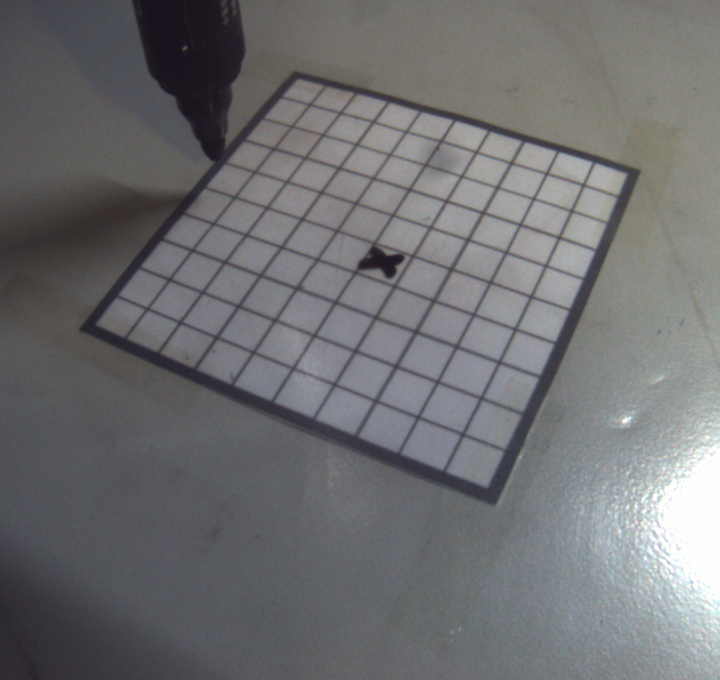
#> input picture python/test_pic/06.jpg, 720 x 680 px
$ python test2.py   (older library calls are emulated)
#> lines starting #> are read from the running program, lines starting #| are printed output that depends on the picture; after the words box and inside, x2 and y2 are one past the last pixel; in counts of white or black regions, pixels touching at a corner belong together; long printed decimals are rounded
import cv2
import numpy as np
import matplotlib.pyplot as plt
import os


path = os.getcwd() + '\\testing-corp\\'
img = cv2.imdecode(np.fromfile(path + '06.BMP', dtype=np.uint8), cv2.IMREAD_COLOR)
#> img is the input picture: shape (680, 720, 3); mean B, G, R 113.1, 111.3, 110.9
gray = cv2.cvtColor(img, cv2.COLOR_BGR2GRAY)
canny = cv2.Canny(gray, 50, 110)
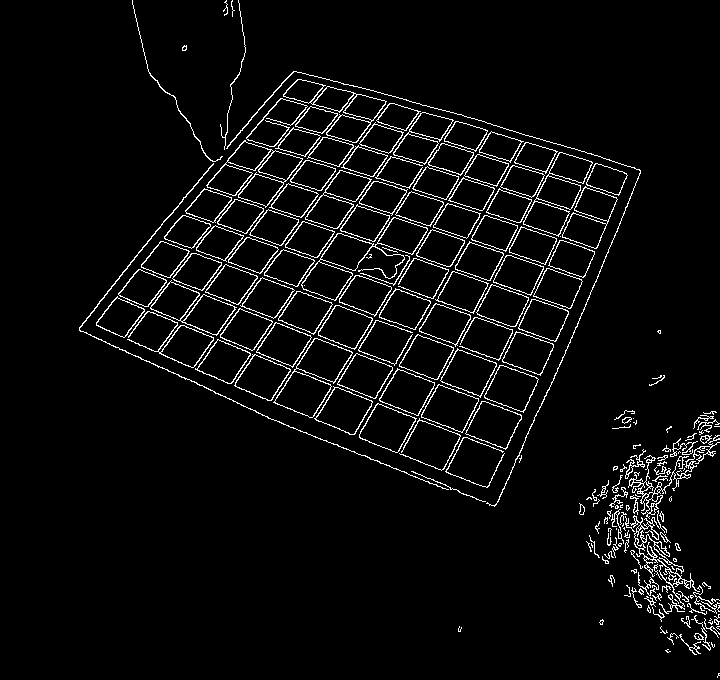
#> canny: shape (680, 720); 4.5% white in thin lines or dots, all inside (x1, y1, x2, y2) = (79, 0, 720, 678)
# cv2.imshow("直线", canny)
# cv2.waitKey(0)
# ret, binary = cv2.threshold(canny, 45, 255, cv2.THRESH_BINARY)

# 直线识别
lines = cv2.HoughLines(canny, 1, np.pi/180, 110)
#> lines = 235 rows, first 8: [171, 1.92], [202, 1.94], [448, 0.576], [371, 0.628], [168, 1.92], [375, 0.628], [445, 0.576], [82, 1.88]
# 找出边界直线
edge = np.zeros((4, 2))
for line in lines:
    rho, theta = line[0]
    if theta > np.pi/2:
        if edge[0][0] == 0 or edge[0][0] > rho:
            edge[0] = [rho, theta]
        if edge[2][0] == 0 or edge[2][0] < rho:
            edge[2] = [rho, theta]
    else:
        if edge[1][0] == 0 or edge[1][0] > rho:
            edge[1] = [rho, theta]
        if edge[3][0] == 0 or edge[3][0] < rho:
            edge[3] = [rho, theta]
#> this loop made 235 passes
#> after the loop, edge = [[-477, 2.84], [267, 0.681], [295, 1.94], [658, 0.419]]
print(edge)
#| [[-4.77000000e+02  2.84488654e+00]
#|  [ 2.67000000e+02  6.80678427e-01]
#|  [ 2.95000000e+02  1.93731546e+00]
#|  [ 6.58000000e+02  4.18879032e-01]]

# 求两两直线交点
vertex = np.zeros((4, 2))
for i in range(3):
    temp = edge[i][0]/np.sin(edge[i][1]) - edge[i+1][0]/np.sin(edge[i+1][1])
    vertex[i][0] = temp / (1 / np.tan(edge[i][1]) - 1 / np.tan(edge[i+1][1]))
    vertex[i][1] = edge[i][0] / np.sin(edge[i][1]) - vertex[i][0] / np.tan(edge[i][1])
#> this loop made 3 passes
#> temp on passes 1 to 3: -2055.8, 108.3, -1301.8
#> after the loop, vertex = [[456.3, -139.2], [66.89, 341.7], [495, 506], [0, 0]]
i = 3
temp = edge[i][0]/np.sin(edge[i][1]) - edge[0][0]/np.sin(edge[0][1])
#> temp = 3249.2
vertex[i][0] = temp / (1 / np.tan(edge[i][1]) - 1 / np.tan(edge[0][1]))
vertex[i][1] = edge[i][0] / np.sin(edge[i][1]) - vertex[i][0] / np.tan(edge[i][1])
print(vertex)
#| [[ 456.251 -139.156]
#|  [  66.890  341.665]
#|  [ 494.987  505.995]
#|  [ 588.962    294.924]]

# [16 lines of commented-out code are left out]
pts1 = np.float32(vertex)
#> pts1 = [[456.3, -139.2], [66.89, 341.7], [495, 506], [589, 294.9]]
pts2 = np.float32([[500, 0], [0, 0], [0, 500], [500, 500]])
# 生成透视变换矩阵
m = cv2.getPerspectiveTransform(pts1, pts2)
#> m = [[0.158, -0.411, 129.8], [0.21, 0.17, -72.03], [-0.00117, -0.000368, 1]]
# 进行透视变换
dst = cv2.warpPerspective(img, m, (500, 500))
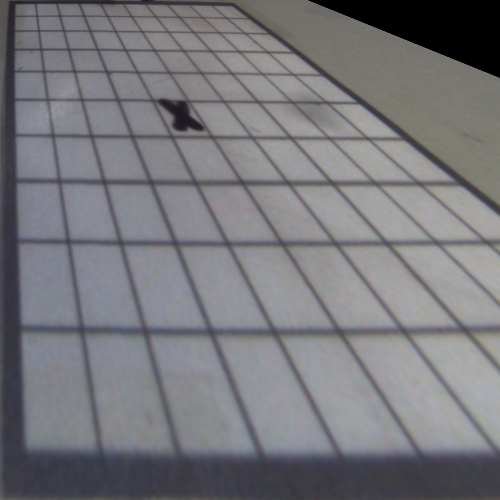
#> dst: shape (500, 500, 3); mean B, G, R 124, 119.7, 119.8
# cv2.imshow("图像", dst)
# cv2.waitKey(0)
plt.subplot(121), plt.imshow(img), plt.title('input')
plt.subplot(122), plt.imshow(dst), plt.title('output')
plt.show()
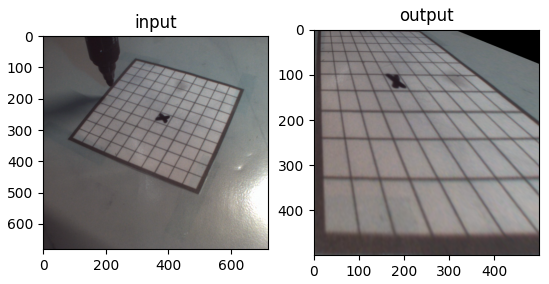
#> figure drawn by matplotlib, 2 panels; B, G, R data is drawn as R, G, B

# image, contours, hierarchy = cv2.findContours(canny, cv2.RETR_TREE, cv2.CHAIN_APPROX_SIMPLE)
# contours = sorted(contours, key=cv2.contourArea, reverse=True)
# #
# # # for c in contours:
# # #     # 近似轮廓
# # #     peri = cv2.arcLength(c, True)
# # #     approx = cv2.approxPolyDP(c, 0.02 * peri, True)
# # #     # 如果我们的近似轮廓有四个点，则确定找到了纸
# # #     if len(approx) == 4:
# # #         docCnt = approx
# # #         break
# #
# cv2.drawContours(img, contours, -1, (0, 0, 255), 3)
# cv2.imshow("img", img)
# cv2.waitKey(0)


#
# path = os.getcwd() + '\\testing-corp\\'
# img = cv2.imdecode(np.fromfile(path + 'test.jpg', dtype=np.uint8), cv2.IMREAD_COLOR)
# gray = cv2.cvtColor(img, cv2.COLOR_BGR2GRAY)
# # ret, binary = cv2.threshold(gray, 0, 255, cv2.THRESH_BINARY)
# ret, binary = cv2.threshold(gray, 0, 255, cv2.THRESH_BINARY | cv2.THRESH_TRIANGLE)
# # cv2.namedWindow("Image")
# # cv2.imshow("Image", binary)
#
# image, contours, hierarchy = cv2.findContours(binary, cv2.RETR_TREE, cv2.CHAIN_APPROX_NONE)
# # # 提取轮廓
# # cnts = hierarchy[1]
# # print(contours)
# # # 打印返回值，这是一个元组
# # print(type(h))
# # # 打印轮廓类型，这是个列表
# # print(type(h[1]))
# # # 查看轮廓数量
# # print(len(contours))
#
# # 画出轮廓：temp是白色幕布，contours是轮廓，-1表示全画，然后是颜色，厚度
# cv2.drawContours(binary, contours, -1, (0, 0, 255), 3)
# cv2.imshow("img", binary)
#
# cv2.waitKey(0)
# cv2.destroyAllWindows()

$ run again, with python/test_pic/01.jpg copied over python/test_pic/06.jpg
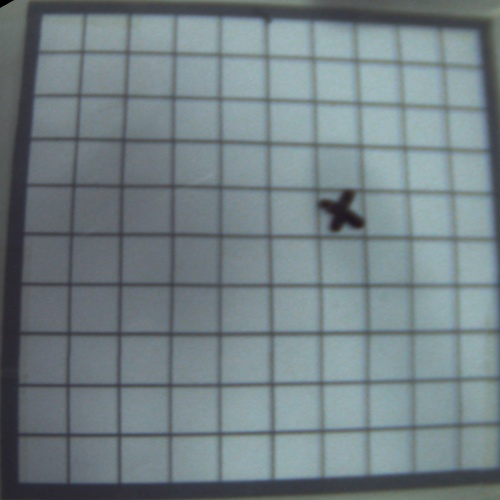
#> input picture python/test_pic/01.jpg, 500 x 500 px
#> img is the input picture: shape (500, 500, 3); mean B, G, R 132.8, 128.1, 115
#> `canny = cv2.Canny(gray, 50, 110)`:
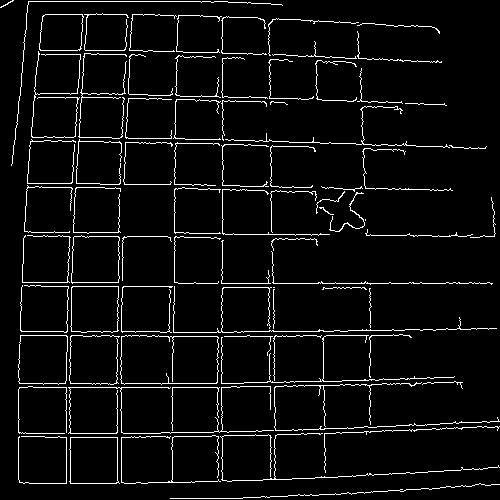
#> canny: shape (500, 500); 5.2% white in thin lines or dots
#> lines = 72 rows, first 8: [222, 0], [283, 1.57], [383, 1.57], [336, 1.55], [331, 1.57], [182, 1.59], [387, 1.57], [435, 1.55]
#> the loop `for line in lines:` made 72 passes
#> after the loop `for line in lines:`: edge = [[-268, 3.12], [18, 0], [433, 1.57], [510, 1.52]]
#| [[-268.            3.124]
#|  [  18.            0.        ]
#|  [ 433.            1.571]
#|  [ 510.            1.518]]
#> the loop `for i in range(3):` made 3 passes
#> temp on passes 1 to 3: -inf, inf, -77.7
#> after the loop `for i in range(3):`: vertex = [[nan, nan], [nan, nan], [1482.6, 433], [0, 0]]
#> `temp = edge[i][0]/np.sin(edge[i][1]) - edge[0][0]/np.sin(edge[0][1])`: temp = 15866.7
#| [[          nan           nan]
#|  [          nan           nan]
#|  [1482.601  433.000]
#|  [ 276.702    496.199 ]]
#> pts1 = [[nan, nan], [nan, nan], [1482.6, 433], [276.7, 496.2]]
#> m = [[nan, nan, nan], [nan, nan, nan], [nan, nan, nan]]
#> dst: shape (500, 500, 3); every value is 0
#> `plt.show()`:
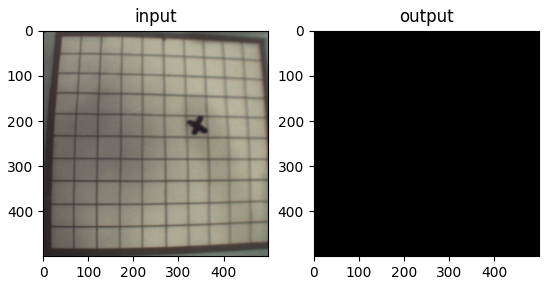
#> figure drawn by matplotlib, 2 panels; B, G, R data is drawn as R, G, B

$ run again, with python/test_pic/02.jpg copied over python/test_pic/06.jpg
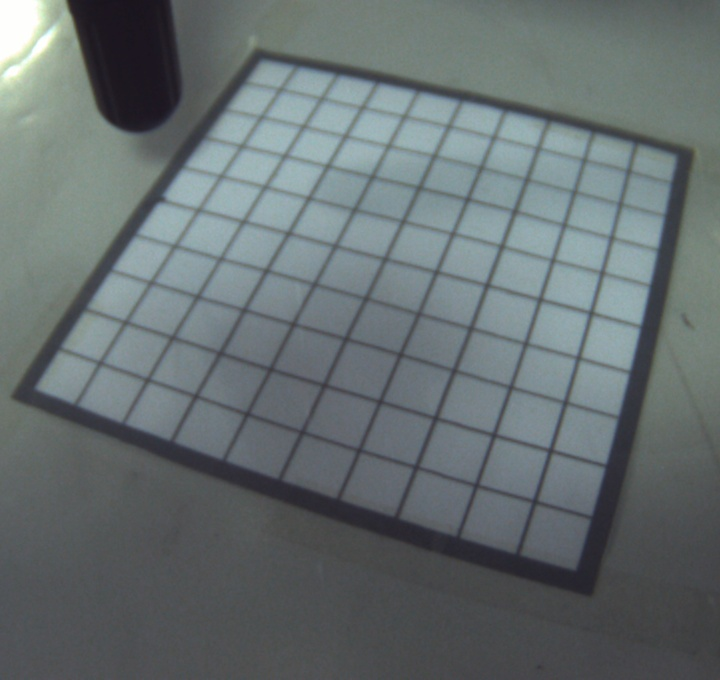
#> input picture python/test_pic/02.jpg, 720 x 680 px
#> img is the input picture: shape (680, 720, 3); mean B, G, R 112.6, 111.1, 102.3
#> `canny = cv2.Canny(gray, 50, 110)`:
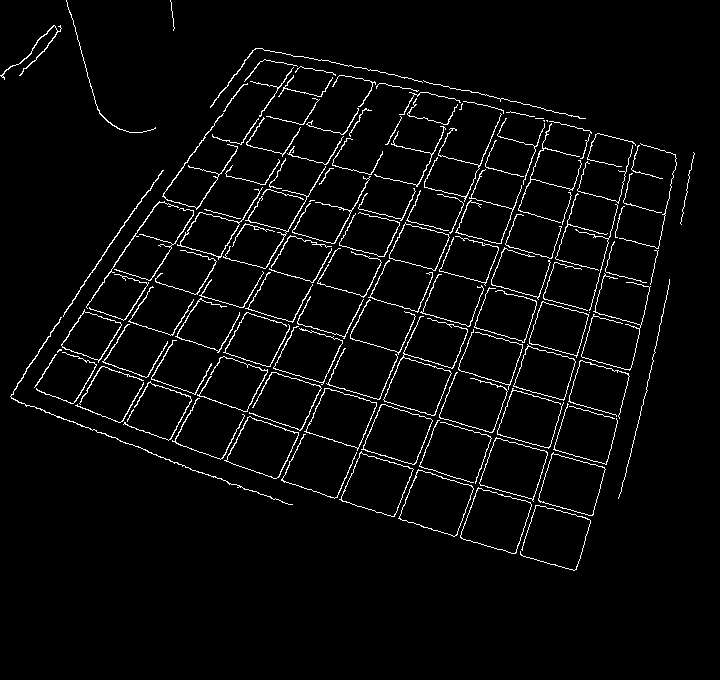
#> canny: shape (680, 720); 3.7% white in thin lines or dots, all inside (x1, y1, x2, y2) = (0, 0, 695, 571)
#> lines = 106 rows, first 8: [229, 1.85], [409, 0.489], [554, 0.367], [559, 0.367], [364, 0.524], [233, 1.85], [323, 1.87], [366, 0.506]
#> the loop `for line in lines:` made 106 passes
#> after the loop `for line in lines:`: edge = [[-16, 1.8], [224, 0.576], [390, 1.85], [716, 0.227]]
#| [[-1.60000000e+01  1.79768908e+00]
#|  [ 2.24000000e+02  5.75958669e-01]
#|  [ 3.90000000e+02  1.85004902e+00]
#|  [ 7.16000000e+02  2.26892799e-01]]
#> the loop `for i in range(3):` made 3 passes
#> temp on passes 1 to 3: -427.7, 5.56, -2777.2
#> after the loop `for i in range(3):`: vertex = [[241.5, 39.34], [3.05, 406.6], [601.4, 578.2], [0, 0]]
#> `temp = edge[i][0]/np.sin(edge[i][1]) - edge[0][0]/np.sin(edge[0][1])`: temp = 3199.3
#| [[241.540  39.343]
#|  [  3.047 406.590]
#|  [601.357 578.153]
#|  [701.248 145.475]]
#> pts1 = [[241.5, 39.34], [3.05, 406.6], [601.4, 578.2], [701.2, 145.5]]
#> m = [[0.335, -1.17, 473.9], [1.02, 0.662, -272.3], [-6.31e-05, 0.000839, 1]]
#> `plt.show()`:
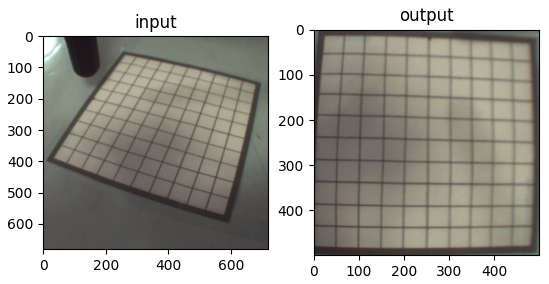
#> figure drawn by matplotlib, 2 panels; B, G, R data is drawn as R, G, B
